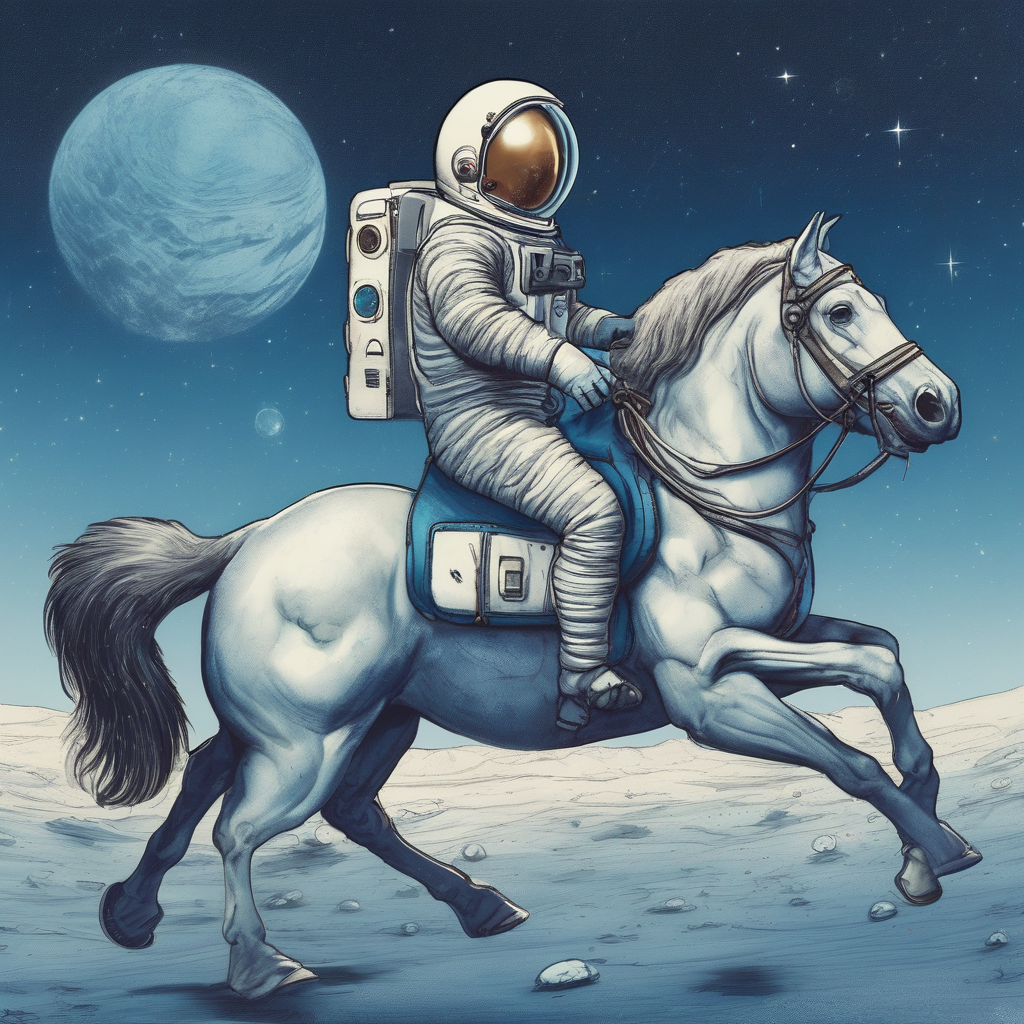

Write Python code to recreate this figure.
from diffusers.pipelines.stable_diffusion_xl.pipeline_stable_diffusion_xl import StableDiffusionXLPipeline
import torch

pipe = StableDiffusionXLPipeline.from_pretrained("stabilityai/stable-diffusion-xl-base-1.0", torch_dtype=torch.float16, use_safetensors=True, variant="fp16")
pipe.to("cuda")
prompt = "An astronaut riding a blue horse"

images = pipe(prompt=prompt).images[0]
images.save("test.png") 
